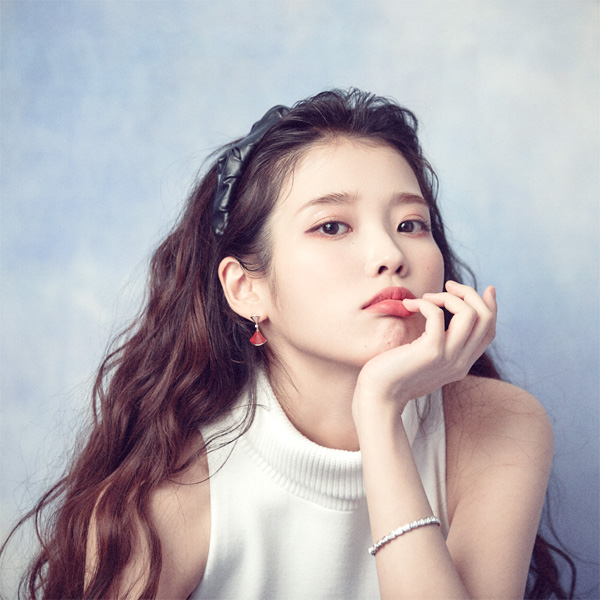
#> input picture OpenCV/code/chap06/image/img1.jpg, 600 x 600 px, found by its file name
$ python '7.1.2 sharpening.py'
#> lines starting #> are read from the running program, lines starting #| are printed output that depends on the picture
import numpy as np, cv2

def filter(image, mask):
    rows, cols = image.shape[:2]
    dst = np.zeros((rows, cols), np.float32)

    for i in range(1, rows -1):
        for j in range(1, cols - 1):
            y1, y2 = i - 1, i + 2
            x1, x2 = j - 1, j + 2
            roi = image[y1:y2, x1:x2].astype('float32')
            tmp = cv2.multiply(roi, mask)
            dst[i, j] = cv2.sumElems(tmp)[0]
    return dst

def filter2(image, mask):
    rows, cols = image.shape[:2]
    dst = np.zeros((rows, cols), np.float32)

    for i in range(1, rows -1):
        for j in range(1, cols - 1):
            sum = 0.0
            for u in range(mask.shape[1]):
                for v in range(mask.shape[1]):
                    y, x = i + u - 1, j + v - 1
                    sum +=image[y, x]*mask[u, v]
            dst[i, j] = sum
    return dst

image = cv2.imread("C:/computervision/chap06/image/img1.jpg", cv2.IMREAD_GRAYSCALE)
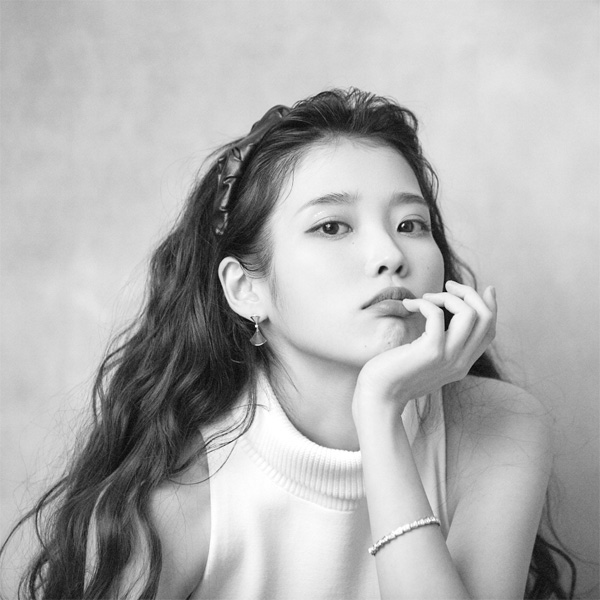
#> image: shape (600, 600); min 7, max 255, mean 175.9
if image is None : raise Exception("영상파일 읽기 오류")

data1 = [ 0, -1, 0,
          -1, 5, -1,
          0, -1, 0]
data2 = [[-1, -1, -1],
        [-1, 9, -1],
        [-1, -1, -1]]

mask1 = np.array(data1, np.float32).reshape(3, 3)
mask2 = np.array(data2, np.float32)

sharpen1 = filter(image, mask1)
#> after the loop in filter, `for i in range(1, rows -1):`:
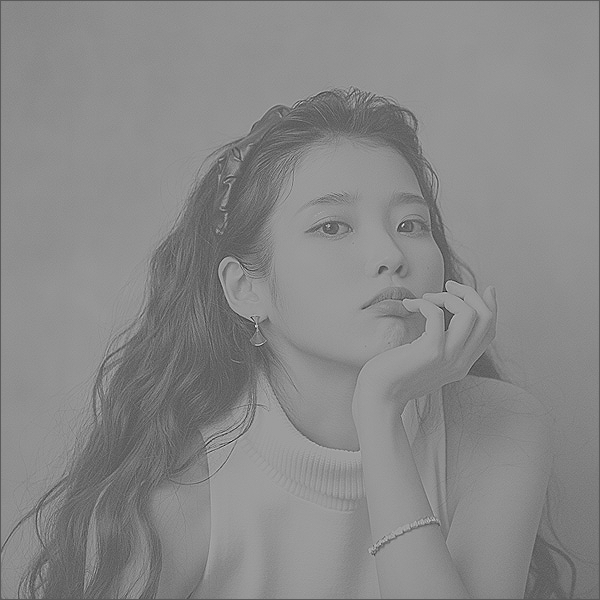
#> dst: shape (600, 600) float32; min -349, max 629, mean 174.7; drawn with min black and max white
sharpen2 = filter(image, mask2)
sharpen1 = cv2.convertScaleAbs(sharpen1)
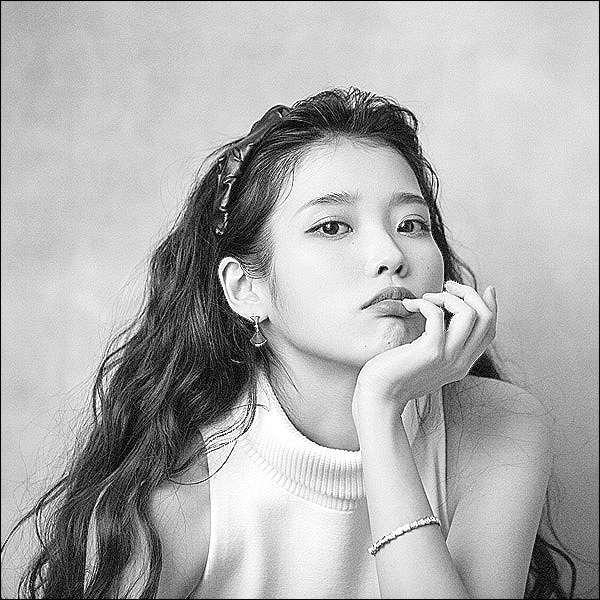
#> sharpen1: shape (600, 600); min 0, max 255, mean 175
sharpen2 = cv2.convertScaleAbs(sharpen2)
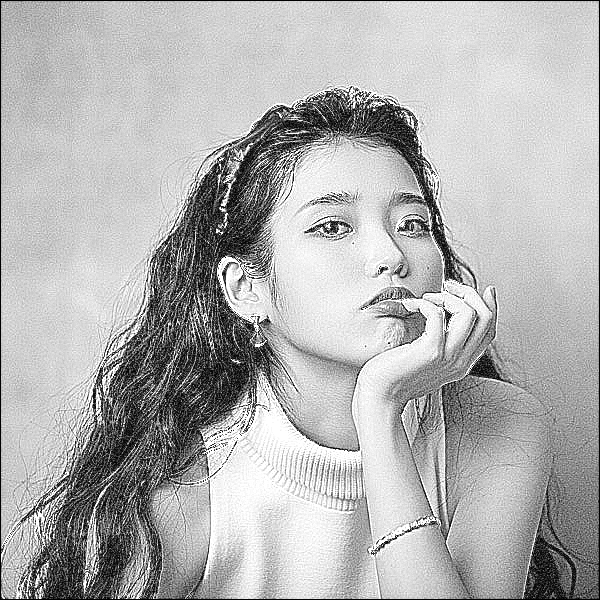
#> sharpen2: shape (600, 600); min 0, max 255, mean 177.6

cv2.imshow("1", sharpen1)
cv2.imshow("2", sharpen2)
cv2.imshow("3", image)
cv2.waitKey()

$ run again, with OpenCV/code/chap06/image/img2.jpg copied over OpenCV/code/chap06/image/img1.jpg
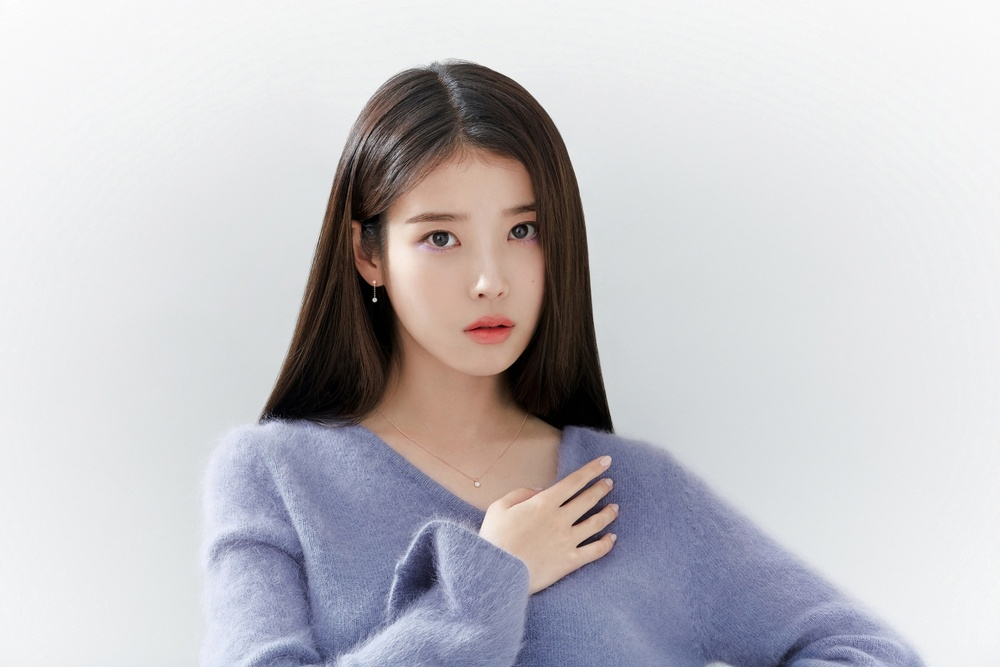
#> input picture OpenCV/code/chap06/image/img2.jpg, 1000 x 667 px, shrunk from 1280 x 854 before the run, found by its file name
#> after the loop in filter, `for i in range(1, rows -1):`:
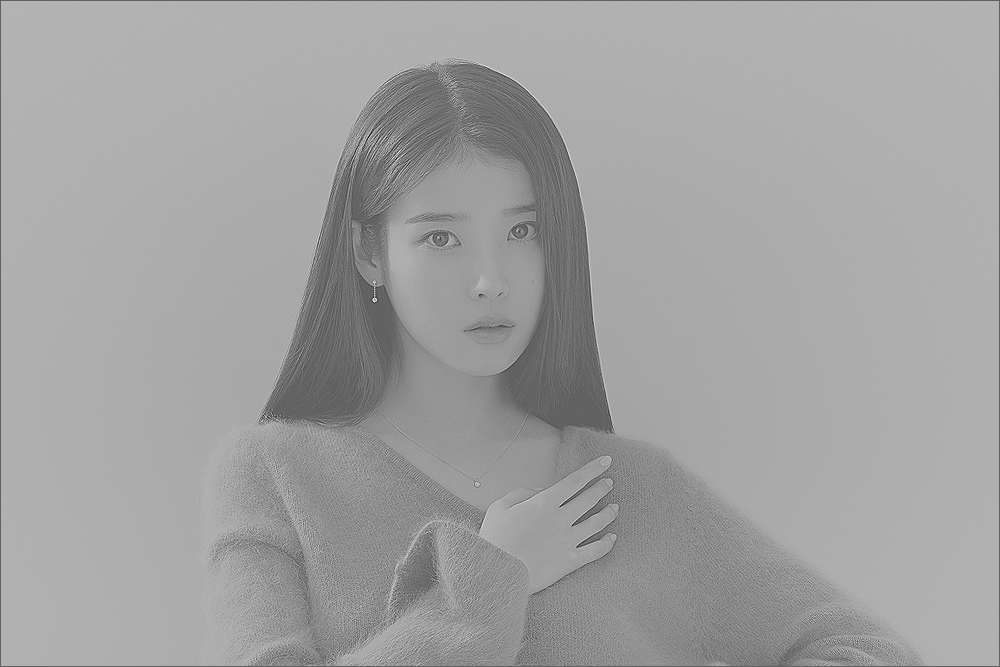
#> dst: shape (667, 1000) float32; min -298, max 480, mean 194; drawn with min black and max white
#> `sharpen2 = cv2.convertScaleAbs(sharpen2)`:
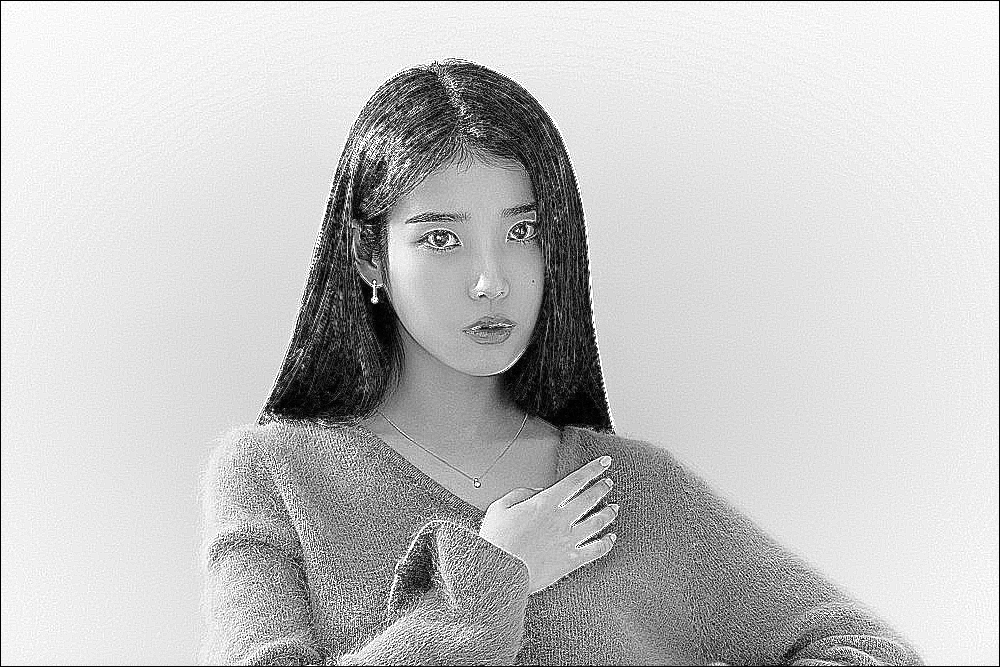
#> sharpen2: shape (667, 1000); min 0, max 255, mean 196.3
